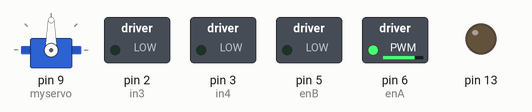
This sketch was run on a simulated Arduino Uno, built with avr-gcc and run on an emulated ATmega328P. Shown: servo, switched loads named in the sketch (green lamp = pin HIGH), output pins drawn as LEDs (lit = HIGH). Pins used as bus, display or sensor lines are not drawn.

Above: at 0.05 s.
Timing chart, 0 to 3.0 s (numbered marks = the images above):
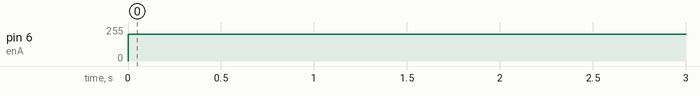

The sketch:

Ultrasonic_sensor_chris-hacks.ino
```cpp
/*
   Ultrasonic Sensor reading in Inches
*/


#include <Servo.h>
// #include <SoftwareSerial.h>

Servo myservo;  // create servo object to control a servo
int pos = 0;    // variable to store the servo position
const int trigPin = 10;
const int echoPin = 12;
long duration;
int distanceInch;
int i;

int enA = 6;  // LEFT motor
int in1 = 0;
int in2 = 1;

int enB = 5; // RIGHT motor
int in3 = 2;
int in4 = 3;

int forward; //1=wheels move forward, 0=reverse
int backward;

void setup()
{
  pinMode(13, OUTPUT);
  pinMode(trigPin, OUTPUT);
  pinMode(echoPin, INPUT);
  Serial.begin(9600);  // chris print statements


  pinMode(enA, OUTPUT);
  pinMode(in1, OUTPUT);
  pinMode(in2, OUTPUT);
  pinMode(in3, OUTPUT);
  pinMode(in4, OUTPUT);
  pinMode(enB, OUTPUT);


 myservo.attach(9);  // attaches the servo on pin 9 to the servo object
}

void loop()
{
//  int counter = 0;
//  int iterator = 5;
//  int Distances[iterator];
//  int Angles[iterator];
//  int largestDistance = 0;
//  for(int i = 0; i < 255; i += (255 / iterator))
//  {
//    myservo.write(i);
//    delay(500);
//    Distances[counter] = GetObjectDistance();
//    Angles[counter] = i;
//    ++counter;
//   }
//
//   for (int i=0; i < iterator; ++i)
//   {
//      if (Distances[i] > Distances[largestDistance])
//      {
//        largestDistance = i;
//      }
//
//   }
//
//  Serial.println(largestDistance);
//  Serial.println(Distances[largestDistance]);
right_only(200, 1);

} // End of Loop

//*************************************************

//*********** My Custom Functions *****************
//*************************************************

// Read ultrasonic sensor and convert object distance to inches


int GetObjectDistance (void)
{
  // for (int thiscount = 1; thiscount < 5; thiscount++)
    int distanceToObject;


  digitalWrite(trigPin, LOW);
  delayMicroseconds(2);
  digitalWrite(trigPin, HIGH);
  delayMicroseconds(10);
  digitalWrite(trigPin, LOW);
  duration = pulseIn(echoPin, HIGH);
  // distanceToObject = duration*0.0133/2;
  distanceToObject = duration * 0.00665;
  return distanceToObject;

}


// Flash LED once for each inch of distance to object

void flashNumInches(int numInches)
{
  int i;

  for (i = 0; i < numInches; i++)
  {
    delay (300);
    digitalWrite(13, HIGH);
    delay (300);
    digitalWrite(13, LOW);
  }

}

void move_straight(int wheel_speed, int forward)
{
  if(forward == 1)
  {
    digitalWrite(in1, LOW);     // H-bridge drive motor forward
    digitalWrite(in2, HIGH);
    digitalWrite(in3, LOW);     // H-bridge drive motor forward
    digitalWrite(in4, HIGH);
  }
  else
  {
    digitalWrite(in1, HIGH);  // H-bridge drive motor reverse
    digitalWrite(in2, LOW);
    digitalWrite(in3, HIGH);     // H-bridge drive motor forward
    digitalWrite(in4, LOW );
  }

  analogWrite(enA, wheel_speed);
  analogWrite(enB, wheel_speed);

}
void stop_wheels()
{
  digitalWrite(in1, LOW);
  digitalWrite(in2, LOW);
  digitalWrite(in3, LOW);
  digitalWrite(in4, LOW);

  digitalWrite(enA, LOW);
  digitalWrite(enB, LOW);


}

void right_only (int wheel_speed, bool forward)
{

  digitalWrite(in3, LOW);
  digitalWrite(in4, LOW);
  digitalWrite(enB, LOW);


// First - set H Bridge control pins for forward or reverse
  if(forward == true)
  {
    digitalWrite(in1, LOW);     // H-bridge drive motor forward
    digitalWrite(in2, HIGH);
  }
  else
  {
    digitalWrite(in1, HIGH);  // H-bridge drive motor reverse
    digitalWrite(in2, LOW);
  }

  // Second - set speed of motor, and enable H-Bridge to drive motor
  analogWrite(enA, wheel_speed);
  delay(200);
  stop_wheels();


}

void left_only(int wheel_speed, bool forward)
{


  digitalWrite(in1, LOW);
  digitalWrite(in2, LOW);
  digitalWrite(enA, LOW);

// First - set H Bridge control pins for forward or reverse
  if(forward == true)
  {
    digitalWrite(in3, LOW);     // H-bridge drive motor forward
    digitalWrite(in4, HIGH);
  }
  else
  {
    digitalWrite(in3, HIGH);  // H-bridge drive motor reverse
    digitalWrite(in4, LOW);
  }

  // Second - set speed of motor, and enable H-Bridge to drive motor
  analogWrite(enB, wheel_speed);

}
```

Measured:
- by itself, pin 6 (enA): 0/255 → 200/255 at 0.00 s
